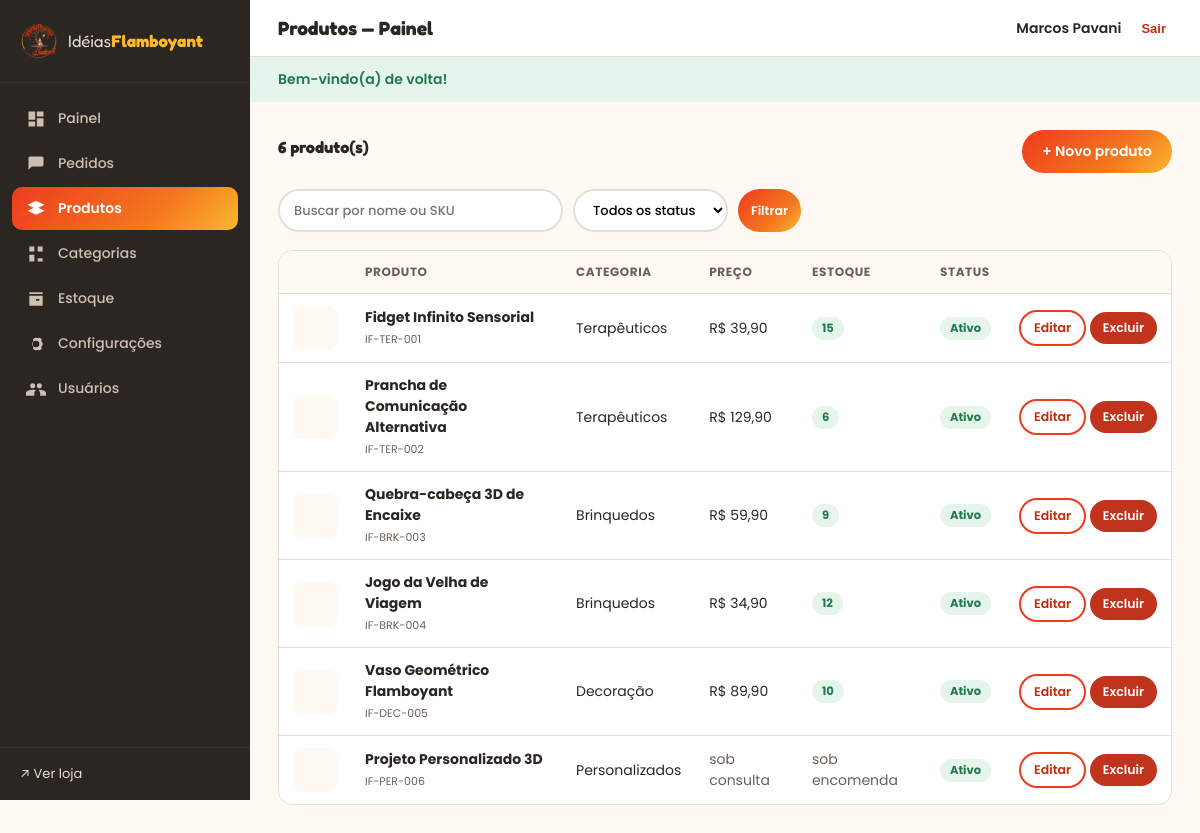
Page /admin/produtos (signed in) on the committed database.
### tables this page shows
CREATE TABLE products (
  id               INT UNSIGNED NOT NULL AUTO_INCREMENT,
  category_id      INT UNSIGNED NULL,
  name             VARCHAR(180)  NOT NULL,
  slug             VARCHAR(200)  NOT NULL,
  sku              VARCHAR(60)   NULL,
  short_description VARCHAR(400)  NULL,
  description      TEXT          NULL,
  price            DECIMAL(10,2) NOT NULL DEFAULT 0.00,
  compare_at_price DECIMAL(10,2) NULL,
  cost_price       DECIMAL(10,2) NULL,
   
  material         VARCHAR(80)   NULL,        
  color            VARCHAR(80)   NULL,
  weight_grams     INT           NULL,
  dimensions       VARCHAR(120)  NULL,        
  print_time_hours DECIMAL(5,2)  NULL,
  is_made_to_order TINYINT(1)    NOT NULL DEFAULT 0,   
   
  stock_quantity   INT           NOT NULL DEFAULT 0,
  low_stock_alert  INT           NOT NULL DEFAULT 3,
  track_stock      TINYINT(1)    NOT NULL DEFAULT 1,
   
  is_active        TINYINT(1)    NOT NULL DEFAULT 1,
  is_featured      TINYINT(1)    NOT NULL DEFAULT 0,
  views            INT UNSIGNED  NOT NULL DEFAULT 0,
  created_at       DATETIME      NOT NULL DEFAULT CURRENT_TIMESTAMP,
  updated_at       DATETIME      NOT NULL DEFAULT CURRENT_TIMESTAMP ON UPDATE CURRENT_TIMESTAMP,
  PRIMARY KEY (id),
  UNIQUE KEY uq_products_slug (slug),
  KEY idx_products_category (category_id),
  KEY idx_products_active (is_active),
  KEY idx_products_featured (is_featured),
  CONSTRAINT fk_products_category FOREIGN KEY (category_id) REFERENCES categories (id) ON DELETE SET NULL
);

CREATE TABLE categories (
  id          INT UNSIGNED NOT NULL AUTO_INCREMENT,
  name        VARCHAR(120) NOT NULL,
  slug        VARCHAR(140) NOT NULL,
  description VARCHAR(400) NULL,
  parent_id   INT UNSIGNED NULL,
  position    INT          NOT NULL DEFAULT 0,
  is_active   TINYINT(1)   NOT NULL DEFAULT 1,
  created_at  DATETIME     NOT NULL DEFAULT CURRENT_TIMESTAMP,
  PRIMARY KEY (id),
  UNIQUE KEY uq_categories_slug (slug),
  KEY idx_categories_parent (parent_id),
  CONSTRAINT fk_categories_parent FOREIGN KEY (parent_id) REFERENCES categories (id) ON DELETE SET NULL
);

### app/core/View.php (called while the page is built, shortened)
<?php
final class View
{
    public static function render(string $template, array $data = [], ?string $layout = 'layouts/site'): void
    {
        $file = APP_PATH . '/views/' . $template . '.php';
        extract($data, EXTR_SKIP);
        require $file;
    }
}

### app/core/Controller.php (called while the page is built, shortened)
<?php
abstract class Controller
{
    protected function view(string $template, array $data = [], ?string $layout = 'layouts/site'): void
    {
        View::render($template, $data, $layout);
    }
}

### app/controllers/admin/AdminController.php (called while the page is built, shortened)
<?php
abstract class AdminController extends Controller
{
    protected function adminView(string $template, array $data = []): void
    {
        $data['authUser'] = Auth::user();
        $this->view('admin/' . $template, $data, 'layouts/admin');
    }
}

### app/controllers/admin/ProductController.php (called while the page is built, shortened)
<?php
final class ProductController extends AdminController
{
    public function index(): void
    {
        $filters = [
            'search' => $this->input('q', ''),
            'status' => $this->input('status', ''),
        ];
        $this->adminView('products/index', [
            'title'    => 'Produtos — Painel',
            'products' => Product::adminList($filters),
            'filters'  => $filters,
        ]);
    }
}

### public/index.php (called while the page is built, shortened)
<?php
$config = require dirname(__DIR__) . '/app/bootstrap.php';
$router = new Router();
try {
    $router->dispatch($_SERVER['REQUEST_URI'] ?? '/');
} catch (\Throwable $e) {
    if ($config['app']['debug']) {
        http_response_code(500);
        echo '<pre style="padding:20px;font:14px/1.5 monospace;color:#b00">';
        echo e($e::class . ': ' . $e->getMessage()) . "\n\n";
        echo e($e->getFile() . ':' . $e->getLine()) . "\n\n";
        echo e($e->getTraceAsString());
        echo '</pre>';
    } else {
        http_response_code(500);
        try {
            \Core\View::render('errors/500', ['title' => 'Erro interno'], 'layouts/site');
        } catch (\Throwable) {
            echo '<h1>Ops! Algo deu errado.</h1>';
        }
    }
}

### app/config/config.php (called while the page is built, shortened)
<?php
if (!function_exists('env')) {
function env(string $key, mixed $default = null): mixed
{
    $value = $_ENV[$key] ?? getenv($key);
    return match (strtolower((string) $value)) {
        'true'  => true,
        'false' => false,
        'null'  => null,
        default => $value,
    };
}
}
return [
    'app' => [
        'name'  => env('APP_NAME', 'Idéias Flamboyant'),
        'env'   => env('APP_ENV', 'production'),
        'debug' => (bool) env('APP_DEBUG', false),
        'url'   => rtrim((string) env('APP_URL', 'http://localhost:8000'), '/'),
    ],
    'db' => [
        'host'    => env('DB_HOST', '127.0.0.1'),
        'port'    => (int) env('DB_PORT', 3306),
        'name'    => env('DB_NAME', 'ideias_flamboyant'),
        'user'    => env('DB_USER', 'root'),
        'pass'    => env('DB_PASS', ''),
        'charset' => 'utf8mb4',
    ],
    'session' => [
        'name' => env('SESSION_NAME', 'ideias_flamboyant_sess'),
    ],
];

### app/bootstrap.php (called while the page is built, shortened)
<?php
$config = require __DIR__ . '/config/config.php';
spl_autoload_register(static function (string $class): void {
    $map = [
        'Core\\'        => __DIR__ . '/core/',
        'Models\\'      => __DIR__ . '/models/',
        'Controllers\\' => __DIR__ . '/controllers/',
        'Services\\'    => __DIR__ . '/services/',
    ];
    foreach ($map as $prefix => $dir) {
        if (!str_starts_with($class, $prefix)) {
            continue;
        }
        $relative = substr($class, strlen($prefix));
        $relative = str_replace('\\', '/', $relative);
        $parts = explode('/', $relative);
        $filename = array_pop($parts);
        $folders = array_map('strtolower', $parts);
        $path = $dir . ($folders ? implode('/', $folders) . '/' : '') . $filename . '.php';
    }
});
require __DIR__ . '/core/helpers.php';
return $config;

### app/core/Database.php (called while the page is built, shortened)
<?php
final class Database
{
    private static ?PDO $pdo = null;
    public static function init(array $config): void
    {
        $dsn = sprintf(
            'mysql:host=%s;port=%d;dbname=%s;charset=%s',
            $config['host'],
            $config['port'],
            $config['name'],
            $config['charset']
        );
        try {
            self::$pdo = new PDO($dsn, $config['user'], $config['pass'], [
                PDO::ATTR_ERRMODE            => PDO::ERRMODE_EXCEPTION,
                PDO::ATTR_DEFAULT_FETCH_MODE => PDO::FETCH_ASSOC,
                PDO::ATTR_EMULATE_PREPARES   => true,
                PDO::ATTR_STRINGIFY_FETCHES  => false,
            ]);
        } catch (PDOException $e) {
            http_response_code(500);
            header('Content-Type: text/plain; charset=utf-8');
            $hint = '';
            if (str_contains($e->getMessage(), '1045')) {
                $hint = "\n\nCausa provável: usuário/senha do MySQL incorretos, ou o arquivo .env não foi lido"
                      . " (senha chegou vazia = \"using password: NO\").\n"
                      . "Verifique se existe o arquivo .env na raiz do projeto e se DB_USER / DB_PASS estão corretos.";
            } elseif (str_contains($e->getMessage(), '2002') || str_contains($e->getMessage(), '2003')) {
                $hint = "\n\nCausa provável: o servidor MySQL não está rodando ou o host/porta estão errados.";
            } elseif (str_contains($e->getMessage(), 'Unknown database')) {
                $hint = "\n\nCausa provável: o banco \"{$config['name']}\" não existe. Importe database/schema.sql e database/seed.sql.";
            }
            exit(
                "Falha ao conectar ao banco de dados.\n"
                . "host={$config['host']}:{$config['port']}  db={$config['name']}  user={$config['user']}\n\n"
                . $e->getMessage() . $hint
            );
        }
    }
    public static function pdo(): PDO
    {
        return self::$pdo;
    }
    public static function run(string $sql, array $params = []): PDOStatement
    {
        $stmt = self::pdo()->prepare($sql);
        $stmt->execute($params);
        return $stmt;
    }
    public static function fetchAll(string $sql, array $params = []): array
    {
        return self::run($sql, $params)->fetchAll();
    }
}

### app/core/helpers.php (called while the page is built, shortened)
<?php
function config(?string $key = null): mixed
{
    static $config;
    if ($config === null) {
        $config = require APP_PATH . '/config/config.php';
    }
    $value = $config;
    foreach (explode('.', $key) as $segment) {
        $value = $value[$segment] ?? null;
    }
    return $value;
}
function url(string $path = ''): string
{
    return config('app.url') . '/' . ltrim($path, '/');
}
function e(?string $value): string
{
    return htmlspecialchars($value ?? '', ENT_QUOTES | ENT_SUBSTITUTE, 'UTF-8');
}
function money(float|int|string|null $value): string
{
    return 'R$ ' . number_format((float) $value, 2, ',', '.');
}

### app/models/Product.php (called while the page is built, shortened)
<?php
final class Product
{
    public static function adminList(array $filters = []): array
    {
        $where = ['1=1'];
        $params = [];
        $whereSql = 'WHERE ' . implode(' AND ', $where);
        return Database::fetchAll(
            "SELECT p.*, c.name AS category_name,
                    (SELECT path FROM product_images pi WHERE pi.product_id = p.id
                      ORDER BY pi.is_primary DESC, pi.position, pi.id LIMIT 1) AS image
               FROM products p
          LEFT JOIN categories c ON c.id = p.category_id
              $whereSql
           ORDER BY p.created_at DESC",
            $params
        );
    }
}

### app/views/admin/products/index.php (the view, shortened to what this page needs)
<div class="panel-head">
  <h3><?= count($products) ?> produto(s)</h3>
  <a class="btn" href="<?= url('admin/produtos/novo') ?>">+ Novo produto</a>
</div>
<form class="filters-bar" method="get">
  <input type="search" name="q" placeholder="Buscar por nome ou SKU" value="<?= e($filters['search']) ?>">
  <select name="status" onchange="this.form.submit()">
    <option value="">Todos os status</option>
  </select>
  <button class="btn sm" type="submit">Filtrar</button>
</form>
<div class="table-wrap">
  <table class="data">
    <thead><tr><th></th><th>Produto</th><th>Categoria</th><th>Preço</th><th>Estoque</th><th>Status</th><th></th></tr></thead>
    <tbody>
    <?php foreach ($products as $p): ?>
      <?php $tracks = $p['track_stock'] && !$p['is_made_to_order']; ?>
      <tr>
        <td><?php if ($p['image']): ?><img class="thumb" src="<?= upload_url($p['image']) ?>" alt=""><?php else: ?><div class="thumb"></div><?php endif; ?></td>
        <td><strong><?= e($p['name']) ?></strong><br><span class="muted" style="font-size:11px"><?= e($p['sku'] ?: '—') ?></span></td>
        <td><?= e($p['category_name'] ?: '—') ?></td>
        <td><?= (float) $p['price'] > 0 ? money($p['price']) : '<span class="muted">sob consulta</span>' ?></td>
        <td>
          <?php if ($p['is_made_to_order']): ?><span class="muted">sob encomenda</span>
          <?php elseif (!$tracks): ?><span class="muted">não controla</span>
          <?php else: ?>
            <span class="pill <?= $p['stock_quantity'] <= $p['low_stock_alert'] ? 'low' : 'pago' ?>"><?= (int) $p['stock_quantity'] ?></span>
          <?php endif; ?>
        </td>
        <td><span class="pill <?= $p['is_active'] ? 'pago' : 'cancelado' ?>"><?= $p['is_active'] ? 'ativo' : 'inativo' ?></span></td>
        <td style="white-space:nowrap">
          <a class="btn ghost sm" href="<?= url('admin/produtos/' . $p['id'] . '/editar') ?>">Editar</a>
          <form method="post" action="<?= url('admin/produtos/' . $p['id'] . '/excluir') ?>" style="display:inline" data-confirm="Excluir &quot;<?= e($p['name']) ?>&quot;? Esta ação não pode ser desfeita.">
            <button class="btn danger sm" type="submit">Excluir</button>
          </form>
        </td>
      </tr>
    <?php endforeach; ?>
    </tbody>
  </table>
</div>

### app/core/Router.php (shortened to what this page needs)
<?php
final class Router
{
    private array $routes = [];
    public function add(string $method, string $pattern, callable|array $handler): void
    {
        $this->routes[] = [
            'method'  => strtoupper($method),
            'pattern' => $pattern,
            'handler' => $handler,
        ];
    }
    public function dispatch(string $uri): void
    {
        $path = '/' . trim(parse_url($uri, PHP_URL_PATH) ?: '/', '/');
        foreach ($this->routes as $route) {
            $regex = '#^' . preg_replace('#\{([a-zA-Z_]+)\}#', '(?P<$1>[^/]+)', $route['pattern']) . '$#';
            if (!preg_match($regex, $path, $matches)) {
                continue;
            }
            $params = array_filter($matches, 'is_string', ARRAY_FILTER_USE_KEY);
            $this->invoke($route['handler'], $params);
            return;
        }
    }
    private function invoke(callable|array $handler, array $params): void
    {
        if (is_array($handler)) {
            [$class, $action] = $handler;
            $controller = new $class();
            $controller->$action(...array_values($params));
            return;
        }
    }
}

### rows in the picture
products: name "Fidget Infinito Sensorial", sku "IF-TER-001", category.name "Terapêuticos", price "R$ 39,90", stock_quantity "15", is_active "Ativo"
products: name "Prancha de Comunicação Alternativa", sku "IF-TER-002", category.name "Terapêuticos", price "R$ 129,90", stock_quantity "6", is_active "Ativo"
products: name "Quebra-cabeça 3D de Encaixe", sku "IF-BRK-003", category.name "Brinquedos", price "R$ 59,90", stock_quantity "9", is_active "Ativo"
products: name "Jogo da Velha de Viagem", sku "IF-BRK-004", category.name "Brinquedos", price "R$ 34,90", stock_quantity "12", is_active "Ativo"
products: name "Vaso Geométrico Flamboyant", sku "IF-DEC-005", category.name "Decoração", price "R$ 89,90", stock_quantity "10", is_active "Ativo"
products: name "Projeto Personalizado 3D", sku "IF-PER-006", category.name "Personalizados", price "sob consulta", is_made_to_order "sob encomenda", is_active "Ativo"

### other values in the picture
$label "Painel"
$label "Pedidos"
$label "Produtos"
$label "Categorias"
$label "Estoque"
$label "Configurações"
$label "Usuários"
